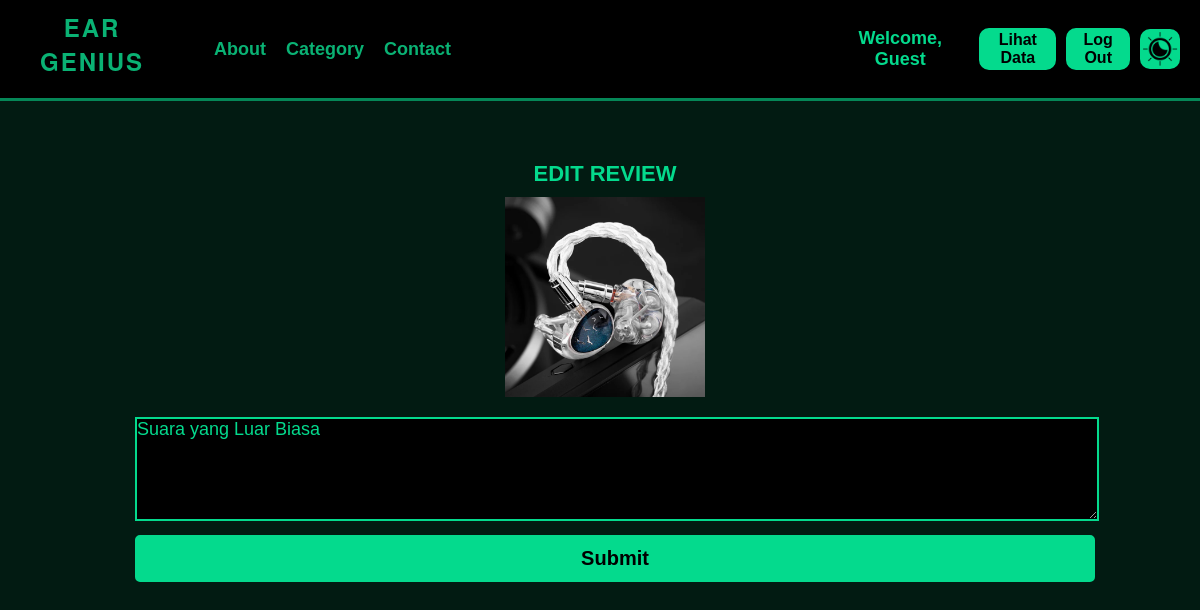
The page /edit_review.php?id_review=1 on the database its author committed.
### tables this page shows
CREATE TABLE `review` (
  `id_review` int(11) NOT NULL,
  `id_iem` int(11) NOT NULL,
  `id_akun` int(11) NOT NULL,
  `review` text DEFAULT NULL
);

CREATE TABLE `iem` (
  `id_iem` int(11) NOT NULL,
  `rank` char(3) NOT NULL,
  `nama_iem` varchar(50) NOT NULL,
  `harga` int(11) NOT NULL,
  `path` text DEFAULT NULL
);

### edit_review.php (the view, shortened to what this page needs)
<?php
    require 'koneksi.php';
    $id_review = $_GET['id_review'];
    $query = "SELECT * FROM review WHERE id_review = $id_review";
    $result = mysqli_query($conn, $query);
    $review = [];
    while ($row = mysqli_fetch_assoc($result)) {
        $review[] = $row;
    }
    $query = "SELECT * FROM iem";
    $result = mysqli_query($conn, $query);
    $iem = [];
    while ($row = mysqli_fetch_assoc($result)) {
        $iem[] = $row;
    }
?>
<!DOCTYPE html>
<html lang="en">
<head>
    <link rel="stylesheet" href="style/home.css">
    <link rel="stylesheet" href="style/edit.css">
</head>
<body>
<?php require 'navbar.php'; ?>
<main class="edit-main">
    <?php foreach($review as $rev): ?>
        <?php if ($rev['id_review'] == $id_review): ?>
            <div class="edit-container">
                <h1 class="edit-title">
                    EDIT REVIEW
                </h1>
                <?php
                    foreach ($iem as $earphone) {
                        if ($earphone['id_iem'] == $rev['id_iem']) {
                            echo "<img class='edit-image' src='" . $earphone['path'] . "'>";
                        }
                    }
                ?>
                <form id="edit-form" action="edit_review.php?id_review=<?php echo $id_review?>" method="post">
                    <textarea class="edit-text-review" name="review" required><?php echo $rev['review']; ?></textarea><br>
                    <button class="submit" type="submit" style="margin-bottom: 10px">Submit</button>
                </form>
            </div>
        <?php endif; ?>
    <?php endforeach; ?>
</main>
</body>
</html>

### style/home.css (style rules this page uses)
body { background-color: #021b12; margin: 0; padding: 0; transition: background-color 1s ease; }

### style/edit.css (style rules this page uses)
.edit-title { font-weight: bold; font-family: Helvetica, Arial, sans-serif; margin: 0; padding: 20px 0 0 10px; font-size: 20px; color : #04DA8D; }
.edit-container { display: flex; flex-direction: column; align-items: center; margin-top: 50px; padding: 0; width: 100%; height: auto; color: #04DA8D; }
.edit-title { font-size: 22px; font-weight: bold; font-family: Helvetica, Arial, sans-serif; margin: 10px 0 0 10px; padding: 0; }
.edit-image { display: flex; flex-direction: column; margin: 10px 0 0 10px; padding: 0; width: 15%; min-width: 200px; height: auto; }
#edit-form { width: 80%; margin: 10px 0 0 10px; }
.edit-text-review { font-size: 18px; font-family: Helvetica, Arial, sans-serif; margin : 10px 0 0 10px; padding: 0; width: 100%; min-width: 100%; max-width: 100%; height: auto; min-height: 100px; color: #04DA8D; background-color: rgb(0, 0, 0); border : 2px solid #04DA8D; }
.submit { margin: 10px 0 0 10px; padding: 0; width: 100%; height: auto; background-color: #04DA8D; color: #000000; font-size: 20px; font-weight: bold; font-family: Helvetica, Arial, sans-serif; border: 2px solid #04DA8D; cursor: pointer; text-align: center; text-decoration: none; display: inline-block; border-radius: 5px; padding: 10px 20px; margin: 10px 0 0 10px; transition: background-color 0.3s; }

### rows shown on the page
review: review "Suara yang Luar Biasa"
iem: path (picture)

### other values the page prints
$username "Guest"
